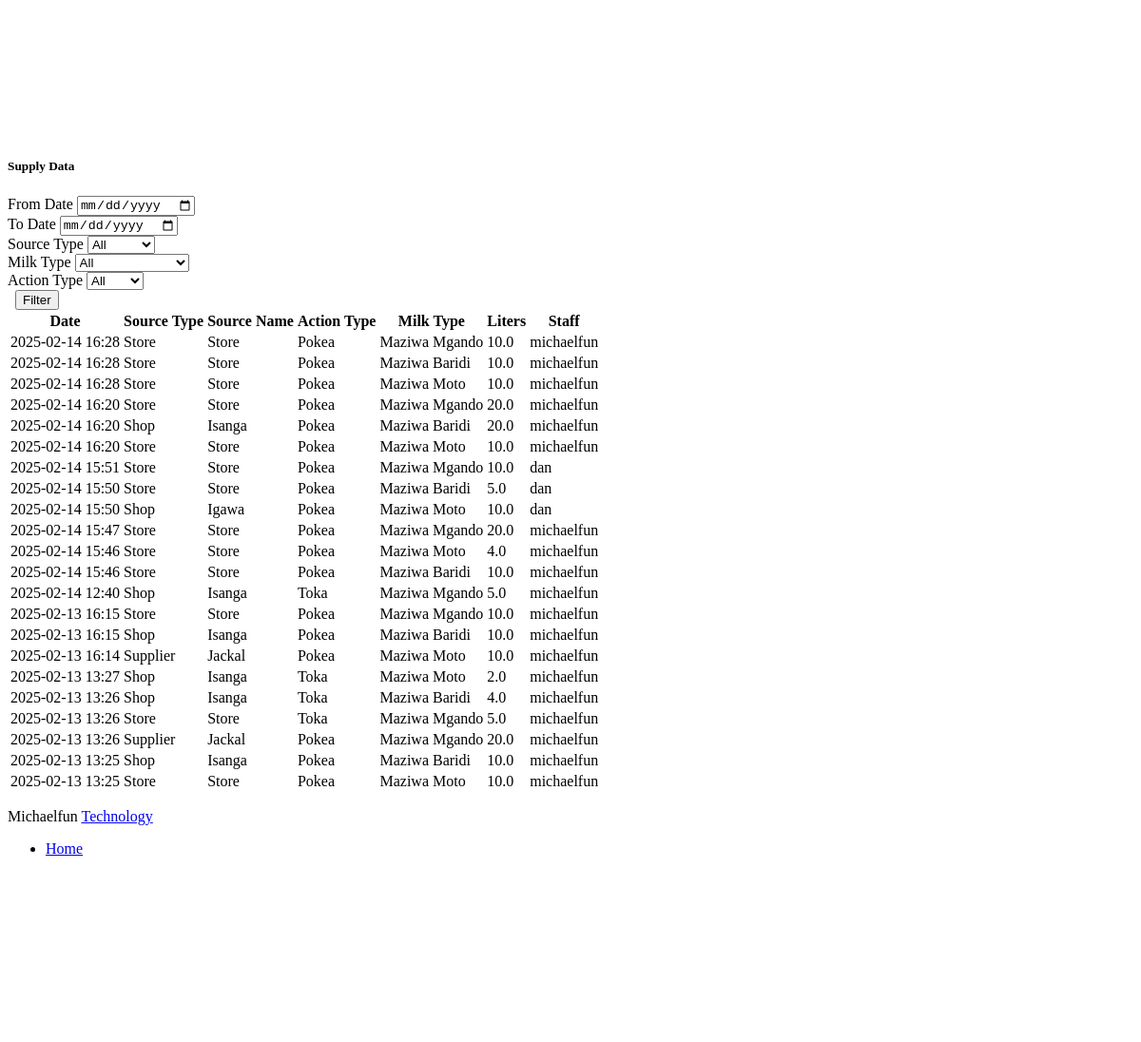
Page /table/ (signed in, lower part) on the earlier database version.
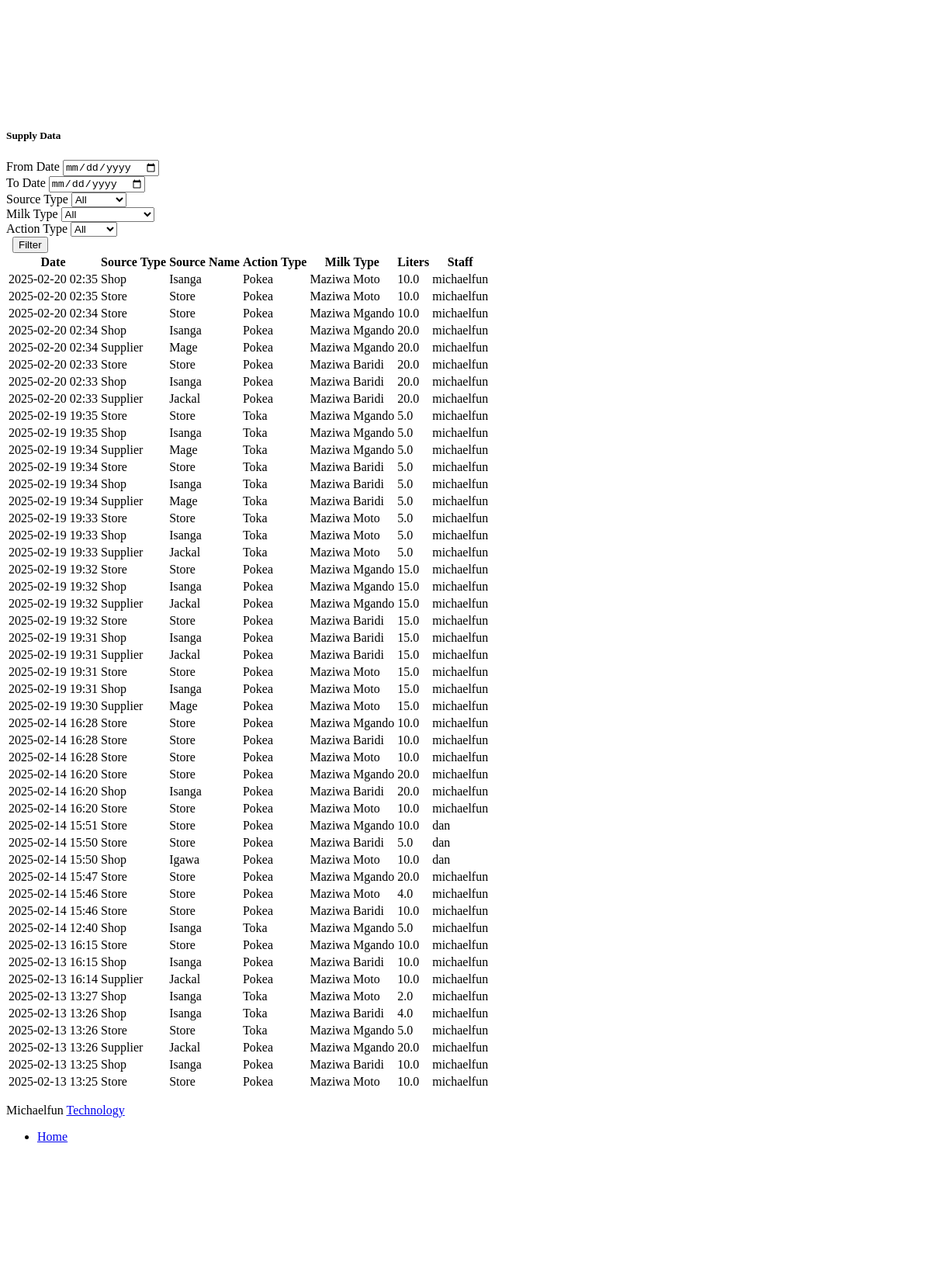
Same page on the later database version.
### home/models.py (models this page shows, shortened)
class SupplierData(models.Model):
    source_type = models.CharField(max_length=200, null=True)
    source_id = models.CharField(max_length=200, null=True)
    source_name = models.CharField(max_length=200, null=True)
    action_type = models.CharField(max_length=50, null=True)
    liter = models.FloatField(default=0)
    milk_type = models.CharField(max_length=200, null=True)
    created_at = models.DateTimeField(default=timezone.now)
    staff = models.ForeignKey(
        User,
        on_delete=models.CASCADE,
        related_name='customer_records'
    )
    class Meta:
        verbose_name = 'Supplier Data'
        verbose_name_plural = 'Supplier Data'

### home/views.py (the view)
# urls.py: path('table/', table, name='table'),
@login_required(login_url='/accounts/login/')
def table(request):
    date_from = request.GET.get('date_from')
    date_to = request.GET.get('date_to')
    source_type = request.GET.get('source_type')
    milk_type = request.GET.get('milk_type')
    action_type = request.GET.get('action_type')
    supplier_data = SupplierData.objects.all().order_by('-created_at')
    if date_from:
        try:
            date_from_aware = timezone.make_aware(datetime.strptime(date_from, '%Y-%m-%d'))
            supplier_data = supplier_data.filter(created_at__gte=date_from_aware)
        except (ValueError, TypeError):
            pass
    if date_to:
        try:
            date_to_aware = timezone.make_aware(datetime.strptime(date_to, '%Y-%m-%d')) + timezone.timedelta(days=1)
            supplier_data = supplier_data.filter(created_at__lt=date_to_aware)
        except (ValueError, TypeError):
            pass
    if source_type:
        supplier_data = supplier_data.filter(source_type=source_type)
    if milk_type:
        supplier_data = supplier_data.filter(milk_type=milk_type)
    if action_type:
        supplier_data = supplier_data.filter(action_type=action_type)
    context = {
        'segment': 'table',
        'supplier_data': supplier_data,
        'filters': {
            'date_from': date_from,
            'date_to': date_to,
            'source_type': source_type,
            'milk_type': milk_type,
            'action_type': action_type
        }
    }
    return render(request, "pages/table.html", context)

### home/context_processors.py (called while the page is built)
def user_groups(request):
    if request.user.is_authenticated:
        return {
            'user_groups': [group.name for group in request.user.groups.all()]
        }
    return {'user_groups': []}

### home/templatetags/home.py (called while the page is built)
@assignment_tag(takes_context=True)
def get_direction(context):
    res = {
        'panel': 'text-left',
        'notify': 'right',
        'float': 'float-right',
        'reverse_panel': 'text-right',
        'nav': 'ml-auto'
    }
    if context.get('LANGUAGE_BIDI'):
        res['panel'] = 'text-right'
        res['notify'] = 'left'
        res['float'] = ''
        res['reverse_panel'] = 'text-left'
        res['nav'] = 'mr-auto'
    return res

@assignment_tag(takes_context=True)
def get_admin_setting(context):
    res = {
    }
    return res

### templates/pages/table.html (shortened to what the changed rows need)
{% extends "layouts/base.html" %}
{% load static %}
{% block content %}
<div class="pc-container">
    <div class="pc-content">
        <div class="row">
            <div class="col-md-12">
                <div class="card">
                    <div class="card-body">
                        <div class="table-responsive">
                            <table class="table table-hover">
                                <thead>
                                    <tr>
                                        <th>Date</th>
                                        <th>Source Type</th>
                                        <th>Source Name</th>
                                        <th>Action Type</th>
                                        <th>Milk Type</th>
                                        <th>Liters</th>
                                        <th>Staff</th>
                                    </tr>
                                </thead>
                                <tbody>
                                    {% for item in supplier_data %}
                                    <tr>
                                        <td>{{ item.created_at|date:"Y-m-d H:i" }}</td>
                                        <td>{{ item.source_type|title }}</td>
                                        <td>{{ item.source_name }}</td>
                                        <td>{{ item.action_type|title }}</td>
                                        <td>{{ item.milk_type }}</td>
                                        <td>{{ item.liter }}</td>
                                        <td>{{ item.staff.username }}</td>
                                    </tr>
                                    {% empty %}
                                    <tr>
                                        <td colspan="7" class="text-center">No data found</td>
                                    </tr>
                                    {% endfor %}
                                </tbody>
                            </table>
                        </div>
                    </div>
                </div>
            </div>
        </div>
    </div>
</div>
{% endblock content %}

Differences in the rows shown:
added SupplierData: created_at "2025-02-20 02:35", source_type "Shop", source_name "Isanga", action_type "Pokea", milk_type "Maziwa Moto", liter "10.0", staff.username "michaelfun"
added SupplierData: created_at "2025-02-20 02:35", source_type "Store", source_name "Store", action_type "Pokea", milk_type "Maziwa Moto", liter "10.0", staff.username "michaelfun"
added SupplierData: created_at "2025-02-20 02:34", source_type "Store", source_name "Store", action_type "Pokea", milk_type "Maziwa Mgando", liter "10.0", staff.username "michaelfun"
added SupplierData: created_at "2025-02-20 02:34", source_type "Shop", source_name "Isanga", action_type "Pokea", milk_type "Maziwa Mgando", liter "20.0", staff.username "michaelfun"
added SupplierData: created_at "2025-02-20 02:34", source_type "Supplier", source_name "Mage", action_type "Pokea", milk_type "Maziwa Mgando", liter "20.0", staff.username "michaelfun"
added SupplierData: created_at "2025-02-20 02:33", source_type "Store", source_name "Store", action_type "Pokea", milk_type "Maziwa Baridi", liter "20.0", staff.username "michaelfun"
added SupplierData: created_at "2025-02-20 02:33", source_type "Shop", source_name "Isanga", action_type "Pokea", milk_type "Maziwa Baridi", liter "20.0", staff.username "michaelfun"
added SupplierData: created_at "2025-02-20 02:33", source_type "Supplier", source_name "Jackal", action_type "Pokea", milk_type "Maziwa Baridi", liter "20.0", staff.username "michaelfun"
added SupplierData: created_at "2025-02-19 19:35", source_type "Store", source_name "Store", action_type "Toka", milk_type "Maziwa Mgando", liter "5.0", staff.username "michaelfun"
added SupplierData: created_at "2025-02-19 19:35", source_type "Shop", source_name "Isanga", action_type "Toka", milk_type "Maziwa Mgando", liter "5.0", staff.username "michaelfun"
added SupplierData: created_at "2025-02-19 19:34", source_type "Supplier", source_name "Mage", action_type "Toka", milk_type "Maziwa Mgando", liter "5.0", staff.username "michaelfun"
added SupplierData: created_at "2025-02-19 19:34", source_type "Store", source_name "Store", action_type "Toka", milk_type "Maziwa Baridi", liter "5.0", staff.username "michaelfun"
added SupplierData: created_at "2025-02-19 19:34", source_type "Shop", source_name "Isanga", action_type "Toka", milk_type "Maziwa Baridi", liter "5.0", staff.username "michaelfun"
added SupplierData: created_at "2025-02-19 19:34", source_type "Supplier", source_name "Mage", action_type "Toka", milk_type "Maziwa Baridi", liter "5.0", staff.username "michaelfun"
added SupplierData: created_at "2025-02-19 19:33", source_type "Store", source_name "Store", action_type "Toka", milk_type "Maziwa Moto", liter "5.0", staff.username "michaelfun"
added SupplierData: created_at "2025-02-19 19:33", source_type "Shop", source_name "Isanga", action_type "Toka", milk_type "Maziwa Moto", liter "5.0", staff.username "michaelfun"
added SupplierData: created_at "2025-02-19 19:33", source_type "Supplier", source_name "Jackal", action_type "Toka", milk_type "Maziwa Moto", liter "5.0", staff.username "michaelfun"
added SupplierData: created_at "2025-02-19 19:32", source_type "Store", source_name "Store", action_type "Pokea", milk_type "Maziwa Mgando", liter "15.0", staff.username "michaelfun"
added SupplierData: created_at "2025-02-19 19:32", source_type "Shop", source_name "Isanga", action_type "Pokea", milk_type "Maziwa Mgando", liter "15.0", staff.username "michaelfun"
added SupplierData: created_at "2025-02-19 19:32", source_type "Supplier", source_name "Jackal", action_type "Pokea", milk_type "Maziwa Mgando", liter "15.0", staff.username "michaelfun"
added SupplierData: created_at "2025-02-19 19:32", source_type "Store", source_name "Store", action_type "Pokea", milk_type "Maziwa Baridi", liter "15.0", staff.username "michaelfun"
added SupplierData: created_at "2025-02-19 19:31", source_type "Shop", source_name "Isanga", action_type "Pokea", milk_type "Maziwa Baridi", liter "15.0", staff.username "michaelfun"
added SupplierData: created_at "2025-02-19 19:31", source_type "Supplier", source_name "Jackal", action_type "Pokea", milk_type "Maziwa Baridi", liter "15.0", staff.username "michaelfun"
added SupplierData: created_at "2025-02-19 19:31", source_type "Store", source_name "Store", action_type "Pokea", milk_type "Maziwa Moto", liter "15.0", staff.username "michaelfun"
added SupplierData: created_at "2025-02-19 19:31", source_type "Shop", source_name "Isanga", action_type "Pokea", milk_type "Maziwa Moto", liter "15.0", staff.username "michaelfun"
added SupplierData: created_at "2025-02-19 19:30", source_type "Supplier", source_name "Mage", action_type "Pokea", milk_type "Maziwa Moto", liter "15.0", staff.username "michaelfun"
